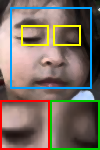
%> input picture report/drowsy2.png, 100 x 150 px
$ octave --eval "result = histMatch(imread('../report/drowsy2.png'));"   (GNU Octave 9; MATLAB toolbox functions it lacks are replaced by stand-ins)
%> lines starting %> are read from the running program, lines starting %| are printed output that depends on the picture
function out = histMatch(img, ref, mu, sigma)
% HISTMATCH  Histogram matching (specification).
%   out = histMatch(img, refImage)        match the histogram of refImage
%   out = histMatch(img, [], mu, sigma)   match a Gaussian target histogram
if nargin < 2, ref = []; end
if nargin < 3 || isempty(mu), mu = 128; end
if nargin < 4 || isempty(sigma), sigma = 50; end
if size(img,3) == 3
    hsv = rgb2hsv(img);
    v = histMatch(im2uint8(hsv(:,:,3)), ref, mu, sigma);
    hsv(:,:,3) = double(v)/255;
    out = im2uint8(hsv2rgb(hsv));
    return;
end
g = im2uint8(img);
cdfI = cumsum(histcounts(g(:), 0:256)) / numel(g);
if isempty(ref)
    p = exp(-((0:255) - mu).^2 / (2*sigma^2));
    p = p / sum(p);
else
    r = toGray(ref);
    p = histcounts(r(:), 0:256) / numel(r);
end
cdfR = cumsum(p);
map = zeros(1, 256, 'uint8');
for i = 1:256                       % nearest CDF value in the target
    [~, j] = min(abs(cdfR - cdfI(i)));
    map(i) = j - 1;
end
out = map(double(g) + 1);
end
%> in histMatch, `hsv = rgb2hsv(img);`: hsv: size 150x100x3 double; mean H, S, V 0.116, 0.312, 0.541
%> call 2 of histMatch, with ref = [], mu = 128, sigma = 50
%> in histMatch (call 2), `g = im2uint8(img);`:
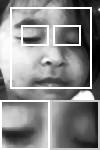
%> g: size 150x100 uint8; min 0, max 255, mean 137.9
%> in histMatch (call 2), `cdfI = cumsum(histcounts(g(:), 0:256)) / numel(g);`: cdfI = 256 values from 0.000867 to 1
%> the loop in histMatch (call 2), `for i = 1:256` made 256 passes
%> j on passes 1 to 3: 3, 6, 11
%> after the loop in histMatch (call 2), `for i = 1:256`: map = 256 values from 2 to 255
%> in histMatch (call 2), `out = map(double(g) + 1);`:
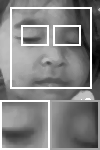
%> out: size 150x100 uint8; min 2, max 255, mean 131.9
%> in histMatch, `hsv(:,:,3) = double(v)/255;`: hsv: size 150x100x3 double; mean H, S, V 0.116, 0.312, 0.517
%> in histMatch, `out = im2uint8(hsv2rgb(hsv));`:
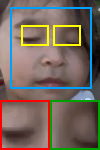
%> out: size 150x100x3 uint8; mean R, G, B 116.3, 103.9, 93.9
